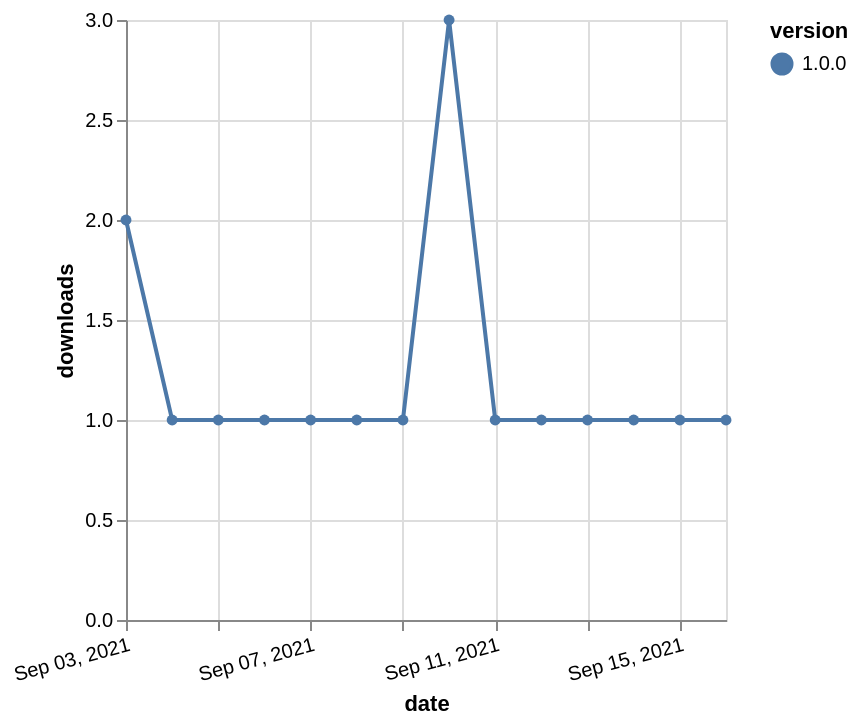

Write a Vega-Lite specification for this figure.
### Vega-Lite specification from a JSON file in a GitHub repository (floating-point values rounded to 4 significant figures)
{"$schema": "https://vega.github.io/schema/vega-lite/v5.json", "description": "A simple bar chart with embedded data.", "data": {"values": [{"date": "2021-09-03", "total": 129, "delta": 2, "version": "1.0.0"}, {"date": "2021-09-04", "total": 130, "delta": 1, "version": "1.0.0"}, {"date": "2021-09-05", "total": 131, "delta": 1, "version": "1.0.0"}, {"date": "2021-09-06", "total": 132, "delta": 1, "version": "1.0.0"}, {"date": "2021-09-07", "total": 133, "delta": 1, "version": "1.0.0"}, {"date": "2021-09-08", "total": 134, "delta": 1, "version": "1.0.0"}, {"date": "2021-09-09", "total": 135, "delta": 1, "version": "1.0.0"}, {"date": "2021-09-10", "total": 138, "delta": 3, "version": "1.0.0"}, {"date": "2021-09-11", "total": 139, "delta": 1, "version": "1.0.0"}, {"date": "2021-09-12", "total": 140, "delta": 1, "version": "1.0.0"}, {"date": "2021-09-13", "total": 141, "delta": 1, "version": "1.0.0"}, {"date": "2021-09-14", "total": 142, "delta": 1, "version": "1.0.0"}, {"date": "2021-09-15", "total": 143, "delta": 1, "version": "1.0.0"}, {"date": "2021-09-16", "total": 144, "delta": 1, "version": "1.0.0"}]}, "width": "container", "mark": {"type": "line", "point": {"filled": true}}, "encoding": {"x": {"field": "date", "type": "temporal", "timeUnit": "yearmonthdate", "title": "date", "axis": {"labelAngle": -15}}, "y": {"field": "delta", "type": "quantitative", "title": "downloads"}, "color": {"field": "version", "type": "nominal"}, "tooltip": {"field": "delta"}}}
